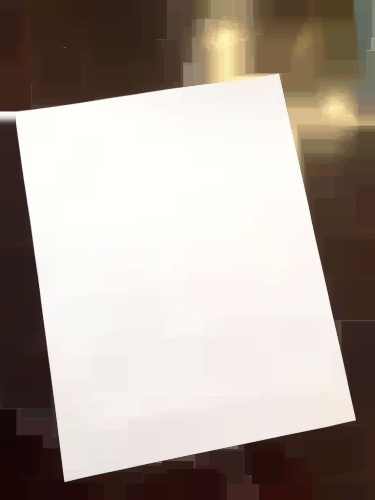
#> input picture no_text_img.jpg, 375 x 500 px, given in place of test_img.jpg, which was not available
$ python -i docu2base_w_preview.py   (imports and definitions only)
#> lines starting #> are read from the running program, lines starting #| are printed output that depends on the picture; after the words box and inside, x2 and y2 are one past the last pixel; in counts of white or black regions, pixels touching at a corner belong together; pictures that were not available may be replaced by others from this repository, and a replacement may not be noted
import cv2
import tkinter as tk
import os
import numpy as np
import glob
from io import BytesIO
from tkinter import IntVar, ttk, filedialog
from PIL import Image, ImageTk

button_width = 15


def order_points(pts):
    '''Rearrange coordinates to order:
       top-left, top-right, bottom-right, bottom-left'''
    rect = np.zeros((4, 2), dtype='float32')
    pts = np.array(pts)
    s = pts.sum(axis=1)
    # Top-left point will have the smallest sum.
    rect[0] = pts[np.argmin(s)]
    # Bottom-right point will have the largest sum.
    rect[2] = pts[np.argmax(s)]

    diff = np.diff(pts, axis=1)
    # Top-right point will have the smallest difference.
    rect[1] = pts[np.argmin(diff)]
    # Bottom-left will have the largest difference.
    rect[3] = pts[np.argmax(diff)]
    # return the ordered coordinates
    return rect.astype('int').tolist()


def scan_image(img):
    # Resize image to workable size
    dim_limit = 1080
    max_dim = max(img.shape)
    if max_dim > dim_limit:
        resize_scale = dim_limit / max_dim
        img = cv2.resize(img, None, fx=resize_scale, fy=resize_scale)

    # Create a copy of resized original image for later use
    orig_img = img.copy()

    no_text_img = removing_text(img)
    grayed_img = grayscaling(no_text_img)
    blurred_img = blurring(grayed_img)
    edged_img = edge_detection(blurred_img)
    contour_img, corners, destination_corners = contours(edged_img, no_text_img)
    transformed_img = unwrapping(orig_img, corners, destination_corners)

    return no_text_img, grayed_img, blurred_img, edged_img, contour_img, transformed_img


def removing_text(img):
    # Removing text from the document
    kernel = np.ones((7, 7), np.uint8)
    no_text_img = cv2.morphologyEx(img, cv2.MORPH_CLOSE, kernel, iterations=5)
    return no_text_img

def grayscaling(no_text_img):
    # Convert to grayscale
    grayed_img = cv2.cvtColor(no_text_img, cv2.COLOR_BGR2GRAY)
    return grayed_img

def blurring(grayed_img):
    # Blur
    blurred_img = cv2.GaussianBlur(grayed_img, (11, 11), 0)
    return blurred_img

def edge_detection(blurred_img):
    # Egde Detection
    edged_img = cv2.Canny(blurred_img, 0, 200)
    edged_img = cv2.dilate(
        edged_img, cv2.getStructuringElement(cv2.MORPH_ELLIPSE, (5, 5)))
    return edged_img

def contours(edged_img, no_text_img):
    # Finding contours for the detected edges.
    con = np.zeros_like(no_text_img)
    contours, hierarchy = cv2.findContours(
        edged_img, cv2.RETR_LIST, cv2.CHAIN_APPROX_SIMPLE)
    # Keeping only the largest detected contour.
    page = sorted(contours, key=cv2.contourArea, reverse=True)[:5]
    contour_img = cv2.drawContours(con, page, -1, (0, 255, 255), 3)
    corners, destination_corners = find_corners(con, page)

    return contour_img, corners, destination_corners

def find_corners(con, page):
    # Detecting Edges through Contour approximation
    if len(page) == 0:
        return orig_img
    # Loop over the contours.
    for c in page:
        # Approximate the contour.
        epsilon = 0.02 * cv2.arcLength(c, True)
        corners = cv2.approxPolyDP(c, epsilon, True)
        # If our approximated contour has four points
        if len(corners) == 4:
            break
    cv2.drawContours(con, c, -1, (0, 255, 255), 3)
    cv2.drawContours(con, corners, -1, (0, 255, 0), 10)
    # Sorting the corners and converting them to desired shape.
    corners = sorted(np.concatenate(corners).tolist())
    # Rearranging the order of the corner points.
    corners = order_points(corners)

    # Displaying the corners.
    for index, c in enumerate(corners):
        character = chr(65 + index)
        cv2.putText(con, character, tuple(
            c), cv2.FONT_HERSHEY_SIMPLEX, 1, (255, 0, 0), 1, cv2.LINE_AA)

    # Finding Destination Co-ordinates
    w1 = np.sqrt((corners[0][0] - corners[1][0]) ** 2 +
                 (corners[0][1] - corners[1][1]) ** 2)
    w2 = np.sqrt((corners[2][0] - corners[3][0]) ** 2 +
                 (corners[2][1] - corners[3][1]) ** 2)
    # Finding the maximum width.
    w = max(int(w1), int(w2))

    h1 = np.sqrt((corners[0][0] - corners[2][0]) ** 2 +
                 (corners[0][1] - corners[2][1]) ** 2)
    h2 = np.sqrt((corners[1][0] - corners[3][0]) ** 2 +
                 (corners[1][1] - corners[3][1]) ** 2)
    # Finding the maximum height.
    h = max(int(h1), int(h2))
    # Final destination co-ordinates.
    destination_corners = order_points(
        np.array([[0, 0], [w - 1, 0], [0, h - 1], [w - 1, h - 1]]))
    return corners, destination_corners

def unwrapping(orig_img, corners, destination_corners):
    h, w = orig_img.shape[:2]
    # Getting the homography.
    homography, mask = cv2.findHomography(np.float32(corners), np.float32(destination_corners), method=cv2.RANSAC,
                                          ransacReprojThreshold=3.0)
    # Perspective transform using homography.
    un_warped = cv2.warpPerspective(orig_img, np.float32(
        homography), (w, h), flags=cv2.INTER_LINEAR)
    # Crop
    transformed_img = un_warped[:destination_corners[2][1], :destination_corners[2][0]]
    return transformed_img


def convert_image():
    directory = "/home/rpig3/docubase/env/bin/mainProg"
    no_text_img_path = os.path.join(directory, "no_text_img.jpg")
    grayed_img_path = os.path.join(directory, "grayed_img.jpg")
    blurred_img_path = os.path.join(directory, "blurred_img.jpg")
    edged_img_path = os.path.join(directory, "edged_img.jpg")
    contoured_img_path = os.path.join(directory, "contoured_img.jpg")
    transformed_img_path = os.path.join(directory, "transformed_img.jpg")
    img = cv2.imread(
        "/home/rpig3/docubase/env/bin/mainProg/test_img.jpg")

    no_text_img, grayed_img, blurred_img, edged_img, contour_img, transformed_img = scan_image(img)

    # Save the no text image
    cv2.imwrite(no_text_img_path, no_text_img)
    no_text_preview(no_text_img_path)

    # Save the grayscaled image
    cv2.imwrite(grayed_img_path, grayed_img)
    gray_preview(grayed_img_path)

    # Save the blurred image
    cv2.imwrite(blurred_img_path, blurred_img)
    blur_preview(blurred_img_path)

    # Save the edged image
    cv2.imwrite(edged_img_path, edged_img)
    edge_preview(edged_img_path)

    # Save the contoured image
    cv2.imwrite(contoured_img_path, contour_img)
    contour_preview(contoured_img_path)

    # Save the transformed image
    cv2.imwrite(transformed_img_path, transformed_img)
    transform_preview(transformed_img_path)

    print("scanned")


# Function to update the preview label with the given image path
def no_text_preview(image_path):
    image = Image.open(image_path)
    resized_image = image.resize((192, 251), resample=Image.LANCZOS)
    img = ImageTk.PhotoImage(resized_image)
    noTextPreview.config(image=img)
    noTextPreview.image = img

def gray_preview(image_path):
    image = Image.open(image_path)
    resized_image = image.resize((192, 251), resample=Image.LANCZOS)
    img = ImageTk.PhotoImage(resized_image)
    grayedPreview.config(image=img)
    grayedPreview.image = img

def blur_preview(image_path):
    image = Image.open(image_path)
    resized_image = image.resize((192, 251), resample=Image.LANCZOS)
    img = ImageTk.PhotoImage(resized_image)
    blurredPreview.config(image=img)
    blurredPreview.image = img

def edge_preview(image_path):
    image = Image.open(image_path)
    resized_image = image.resize((192, 251), resample=Image.LANCZOS)
    img = ImageTk.PhotoImage(resized_image)
    edgedPreview.config(image=img)
    edgedPreview.image = img

def contour_preview(image_path):
    image = Image.open(image_path)
    resized_image = image.resize((192, 251), resample=Image.LANCZOS)
    img = ImageTk.PhotoImage(resized_image)
    contouredPreview.config(image=img)
    contouredPreview.image = img

def transform_preview(image_path):
    image = Image.open(image_path)
    resized_image = image.resize((192, 251), resample=Image.LANCZOS)
    img = ImageTk.PhotoImage(resized_image)
    transformedPreview.config(image=img)
    transformedPreview.image = img


# Function to load the image inside the imageView widget
def load_image():
    original_image = cv2.imread(
        "/home/rpig3/docubase/env/bin/mainProg/test_img.jpg")
#> original_image is the input picture: shape (500, 375, 3); mean B, G, R 151.5, 160.1, 171.1

    directory = "/home/rpig3/docubase/env/bin/mainProg"
    output_path = os.path.join(directory, "scanned_image.jpg")

    height = 500
    width = int(original_image.shape[1] * (height / original_image.shape[0]))
#> width = 375
    resized_image = cv2.resize(original_image, (width, height))

    cv2.imwrite(output_path, resized_image)

    # Convert NumPy array to PIL Image
    pil_image = Image.fromarray(cv2.cvtColor(resized_image, cv2.COLOR_BGR2RGB))

    # Convert the resized image to PhotoImage
    img = ImageTk.PhotoImage(pil_image)

    # Return the img
    return img


# Initialize the root widget
# [2 lines not run here, left out]

# Frame for the entire content
# [1 line that did not run here, left out]
# [1 line not run here, left out]

# [1 line that did not run here, left out]
# [2 lines not run here, left out]
# [1 line that did not run here, left out]
# [2 lines not run here, left out]

image = load_image()
# [1 line not run here, left out]
# [1 line that did not run here, left out]

# Convert Button
# [1 line that did not run here, left out]
# [1 line not run here, left out]
# [2 lines that did not run here, left out]
# [1 line not run here, left out]

# Frame for right side contents (invisible)
# [1 line that did not run here, left out]
# [1 line not run here, left out]

# Frame for image preview
# [1 line that did not run here, left out]
# [1 line not run here, left out]

# [1 line that did not run here, left out]
# [2 lines not run here, left out]
# [1 line that did not run here, left out]
# [2 lines not run here, left out]
# [1 line that did not run here, left out]
# [2 lines not run here, left out]
# [1 line that did not run here, left out]
# [2 lines not run here, left out]
# [1 line that did not run here, left out]
# [2 lines not run here, left out]
# [1 line that did not run here, left out]
# [9 lines not run here, left out]

>>> result = convert_image()
#> in edge_detection, `edged_img = cv2.Canny(blurred_img, 0, 200)`:
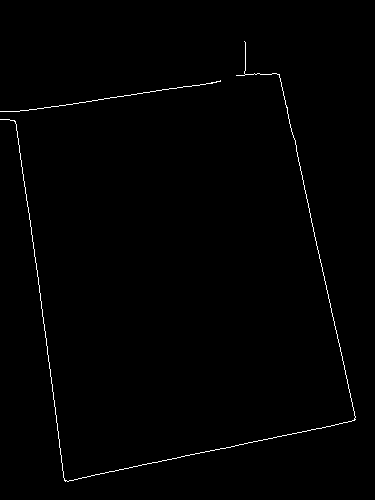
#> edged_img: shape (500, 375); 0.7% white in thin lines or dots, all inside (x1, y1, x2, y2) = (0, 41, 356, 482)
#> in edge_detection, `edged_img = cv2.dilate( edged_img, cv2.getStructuringElement(cv2.MORPH..`:
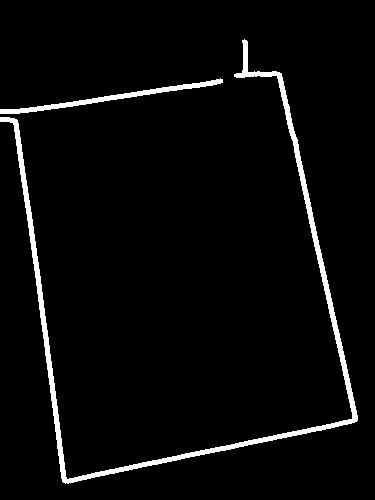
#> edged_img: shape (500, 375); 3.6% white; 2 white regions
#> in contours, `contours, hierarchy = cv2.findContours( edged_img, cv2.RETR_LIST, cv2...`: contours = 2 contours; box (x1, y1, x2, y2) and area: (0, 39, 358, 484) 4608, (0, 78, 223, 114) 890
#> in contours, `page = sorted(contours, key=cv2.contourArea, reverse=True)[:5]`: page has the same summary as contours
#> in contours, `contour_img = cv2.drawContours(con, page, -1, (0, 255, 255), 3)`:
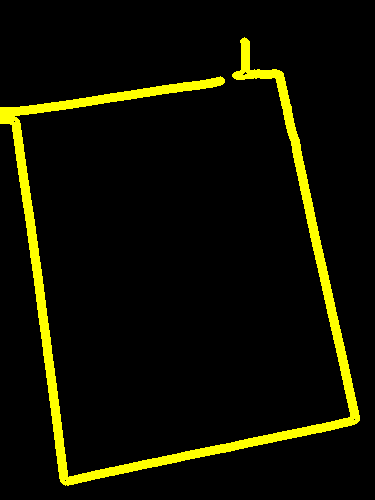
#> contour_img: shape (500, 375, 3); mean of channels 0, 1, 2 0, 16.4, 16.4; drawn as B, G, R
#> the loop in find_corners, `for c in page:` made 2 passes
#> epsilon on pass 1: 46.84
#> (epsilon, corners) on pass 2: (9.54, [[222, 79], [0, 113]])
#> in find_corners, `cv2.drawContours(con, corners, -1, (0, 255, 0), 10)`:
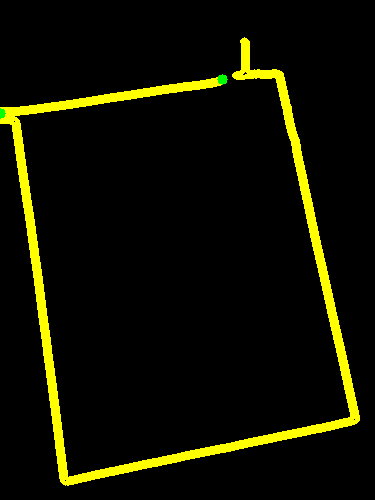
#> con: shape (500, 375, 3); 0.07% of pixels changed, all inside (x1, y1, x2, y2) = (0, 74, 228, 119); drawn as B, G, R
#> in find_corners, `corners = sorted(np.concatenate(corners).tolist())`: corners = [[0, 113], [222, 79]]
#> in order_points, `s = pts.sum(axis=1)`: s = [113, 301]
#> in order_points, `diff = np.diff(pts, axis=1)`: diff = [113, -143]
#> in find_corners, `corners = order_points(corners)`: corners = [[0, 113], [222, 79], [222, 79], [0, 113]]
#> the loop in find_corners, `for index, c in enumerate(corners):` made 4 passes
#> after the loop in find_corners, `for index, c in enumerate(corners):`:
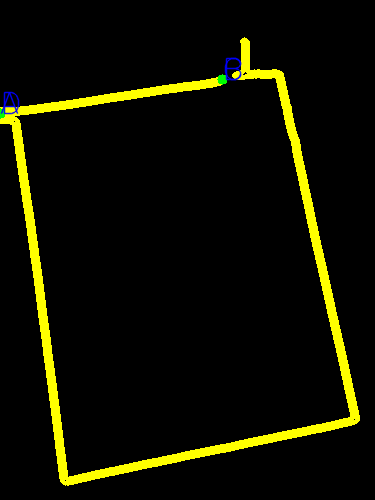
#> con: shape (500, 375, 3); 0.28% of pixels changed, all inside (x1, y1, x2, y2) = (0, 57, 242, 115); drawn as B, G, R
#> in find_corners, `w1 = np.sqrt((corners[0][0] - corners[1][0]) ** 2 + (corners[0][1] - c..`: w1 = 224.6
#> in find_corners, `w = max(int(w1), int(w2))`: w = 224
#> in find_corners, `h1 = np.sqrt((corners[0][0] - corners[2][0]) ** 2 + (corners[0][1] - c..`: h1 = 224.6
#> in find_corners, `h = max(int(h1), int(h2))`: h = 224
#> in find_corners, `destination_corners = order_points( np.array([[0, 0], [w - 1, 0], [0, ..`: destination_corners = [[0, 0], [223, 0], [223, 223], [0, 223]]
#> in contours, `corners, destination_corners = find_corners(con, page)`: corners = [[0, 113], [222, 79], [222, 79], [0, 113]]; destination_corners = [[0, 0], [223, 0], [223, 223], [0, 223]]
#> in scan_image, `contour_img, corners, destination_corners = contours(edged_img, no_tex..`: corners = [[0, 113], [222, 79], [222, 79], [0, 113]]; destination_corners = [[0, 0], [223, 0], [223, 223], [0, 223]]
#> in unwrapping, `homography, mask = cv2.findHomography(np.float32(corners), np.float32(..`: homography = [[0, 0, 0], [0.71, 4.64, -524.1], [0, 0, 0]]; mask = [1, 1, 1, 1]
#> in unwrapping, `un_warped = cv2.warpPerspective(orig_img, np.float32( homography), (w,..`:
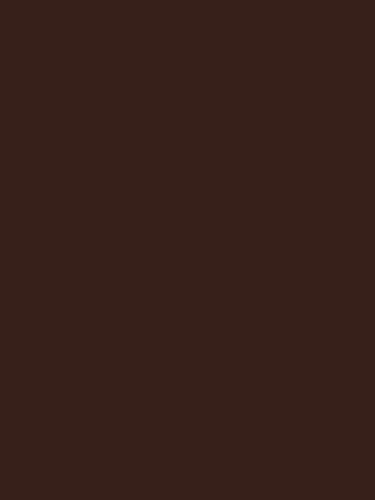
#> un_warped: shape (500, 375, 3); mean B, G, R 24, 32, 55
#> in unwrapping, `transformed_img = un_warped[:destination_corners[2][1], :destination_c..`:
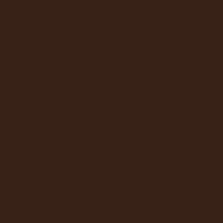
#> transformed_img: shape (223, 223, 3); mean B, G, R 24, 32, 55
#> (the run stopped early here; a loop or call above may not have finished)
